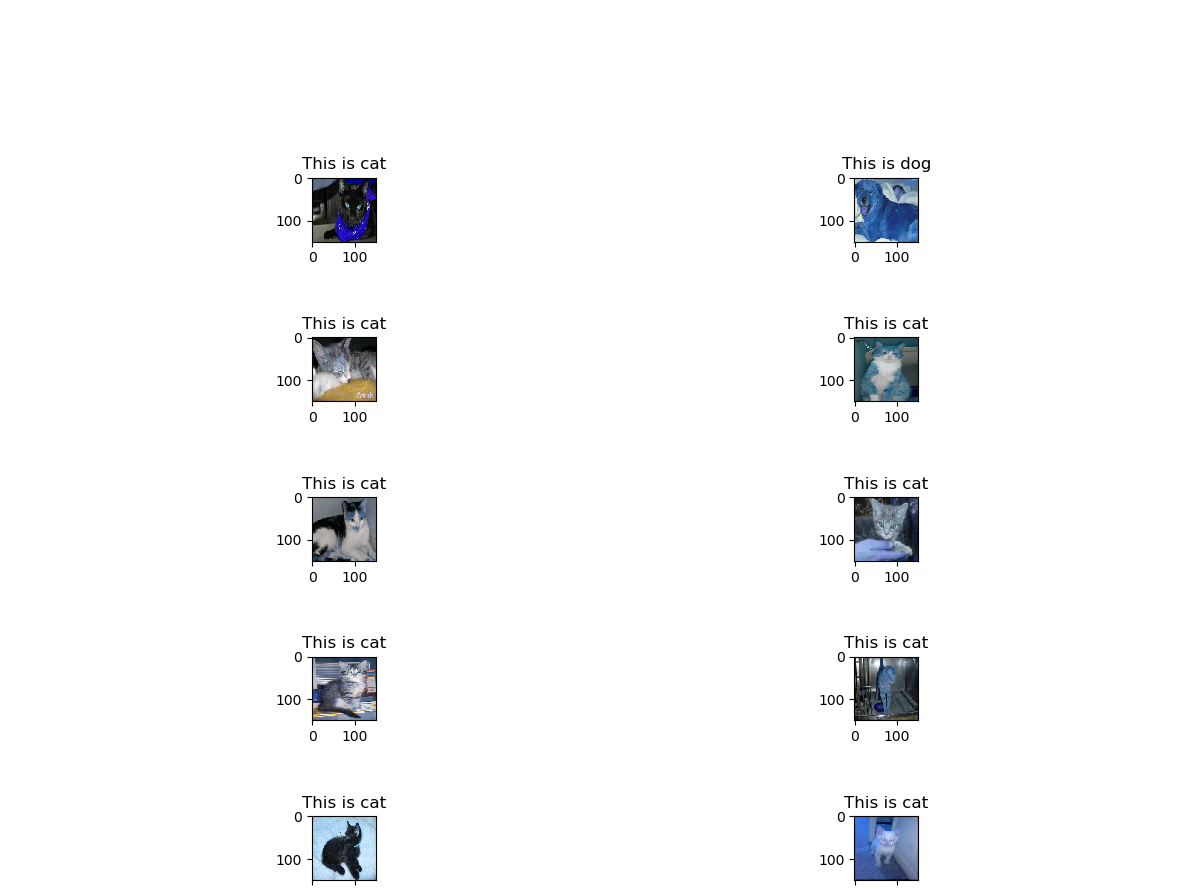

Generate this figure with Python:
from keras.models import load_model
from keras.preprocessing.image import ImageDataGenerator
import os
import numpy as np
import matplotlib.pyplot as plt
import cv2


def read_process_image(list_of_images, nrows, ncloumns):

    X = []  # images
    y = []  # labels

    for image in list_of_images:
        X.append(cv2.resize(cv2.imread(image, cv2.IMREAD_COLOR), (nrows, ncloumns), interpolation=cv2.INTER_CUBIC))

        if 'dog' in image:
            y.append(1)
        else:
            y.append(0)
    return X, y


test_dir = "test"

nrows = 150
ncloumns = 150
channels = 3

test_imgs = ["test/{}".format(i) for i in os.listdir(test_dir)]

X, y = read_process_image(test_imgs, nrows, ncloumns)

X = np.array(X)

print(os.getcwd())

# Load trained model using model files
model = load_model("model_keras.h5")
model.load_weights("model_weights.h5")

# Make pixcel values to range from 0 to 1
test_datagen = ImageDataGenerator(rescale=1./255)

text_labels = []
i = 0
fig = plt.figure(figsize=(12, 10))
fig.tight_layout()
fig.subplots_adjust(top=0.8, bottom=0.01, hspace=1.5, wspace=0.4)
for batch in test_datagen.flow(X, batch_size=1):

    pred = model.predict(batch)

    if pred > 0.5:
        text_labels.append("dog")
    else:
        text_labels.append("cat")

    ax = plt.subplot(5, 2, i + 1)
    ax.title.set_text("This is " + text_labels[i])
    ax.imshow(batch[0])

    i += 1

    if i % 10 == 0:
        break;

plt.show(block=True)
